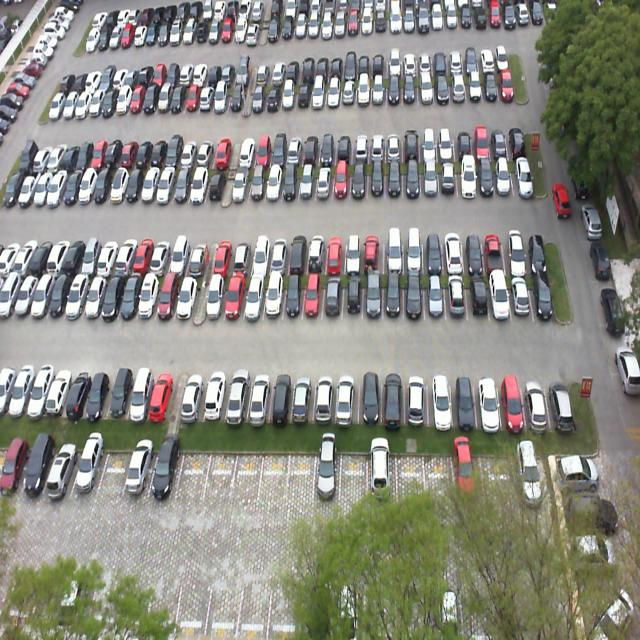
#> input picture PKLot/PUCPR/Cloudy/2012-10-16/2012-10-16_08_33_27.jpg, 640 x 640 px
$ python -i 1.py   (imports and definitions only)
#> lines starting #> are read from the running program, lines starting #| are printed output that depends on the picture
#> further down, picture is the input picture: shape (640, 640, 3); mean B, G, R 131.9, 140.3, 140.5
import os
import glob
import xml.etree.ElementTree as ET
import cv2
import numpy as np
from shapely.geometry import Polygon, box
from sklearn.metrics import (accuracy_score, balanced_accuracy_score, precision_score,
                             recall_score, f1_score)
from ultralytics import YOLO


# [44 lines left out: function parse_pklot_xml, not called in this run]


def preprocess_image(image_bgr):
    """
    Apply illumination normalization using CLAHE on the L-channel in LAB color space,
    followed by Gaussian smoothing to reduce high-frequency surface noise.
    """
    lab = cv2.cvtColor(image_bgr, cv2.COLOR_BGR2LAB)
#> lab: shape (640, 640, 3); mean of channels 0, 1, 2 147, 126.7, 132.8
    l_channel, a_channel, b_channel = cv2.split(lab)
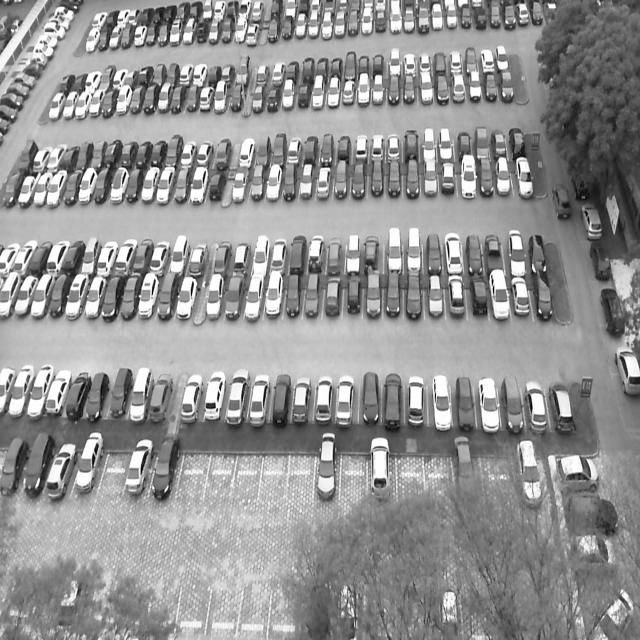
#> l_channel: shape (640, 640); min 0, max 255, mean 147
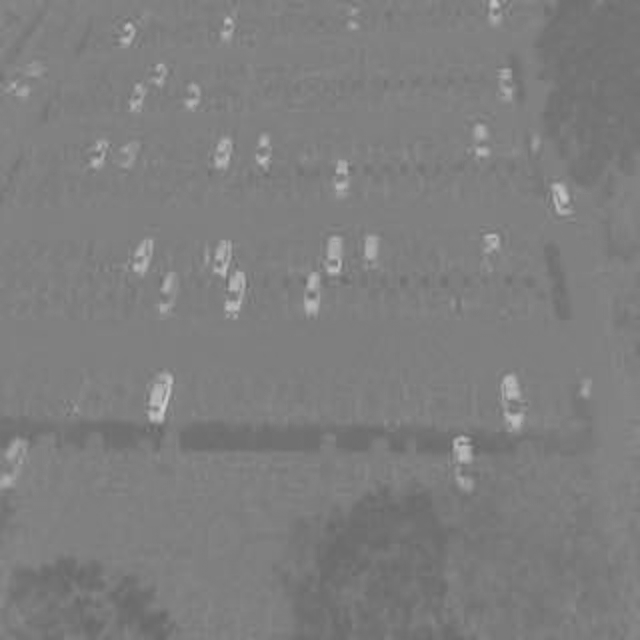
#> a_channel: shape (640, 640); min 103, max 204, mean 126.7
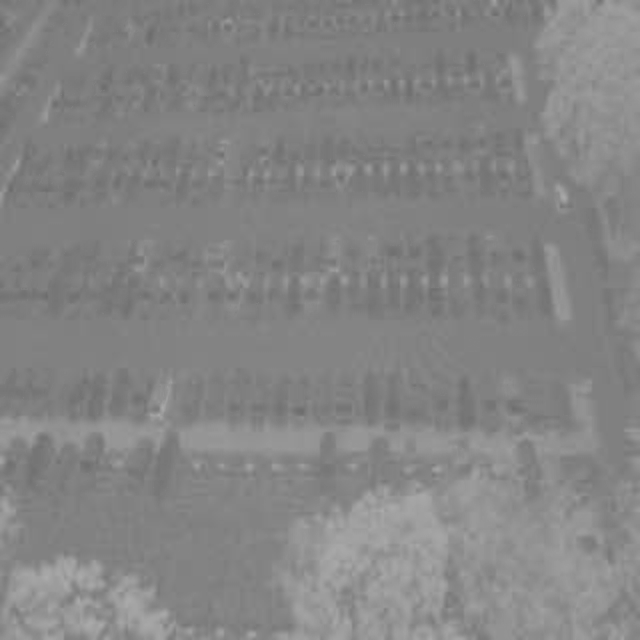
#> b_channel: shape (640, 640); min 108, max 172, mean 132.8

    # Apply CLAHE to normalize shadows and illumination variations
    clahe = cv2.createCLAHE(clipLimit=2.0, tileGridSize=(8, 8))
    l_equalized = clahe.apply(l_channel)
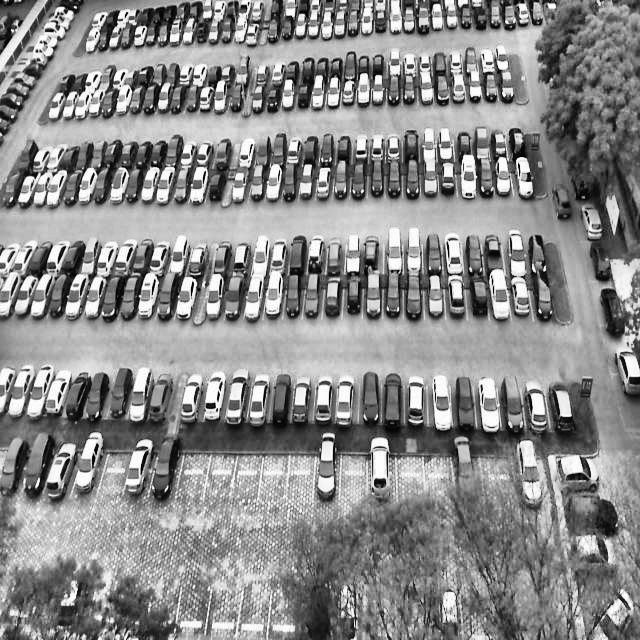
#> l_equalized: shape (640, 640); min 0, max 255, mean 138.5

    merged_lab = cv2.merge((l_equalized, a_channel, b_channel))
#> merged_lab: shape (640, 640, 3); mean of channels 0, 1, 2 138.5, 126.7, 132.8
    enhanced_bgr = cv2.cvtColor(merged_lab, cv2.COLOR_LAB2BGR)
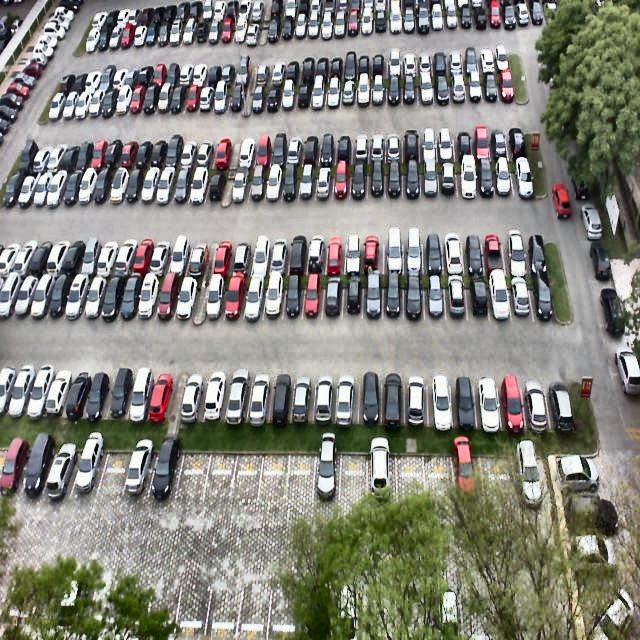
#> enhanced_bgr: shape (640, 640, 3); mean B, G, R 124.5, 132.9, 133

    # Apply slight Gaussian blur for noise reduction before edge/feature extraction
    blurred_bgr = cv2.GaussianBlur(enhanced_bgr, (3, 3), 0)
    return enhanced_bgr, blurred_bgr


# [231 lines left out: functions compute_edge_densities, predict_space_based_canny, calibrate_edge_threshold, predict_vehicle_detection_yolo, draw_parking_results, compute_metrics and 2 more, not called in this run]


# [49 lines not run here, left out]

>>> import cv2
>>> picture = cv2.imread('PKLot/PUCPR/Cloudy/2012-10-16/2012-10-16_08_33_27.jpg')
>>> result = preprocess_image(picture)

$ run again, on PKLot/PUCPR/Rainy/2012-09-19/2012-09-19_08_20_53.jpg
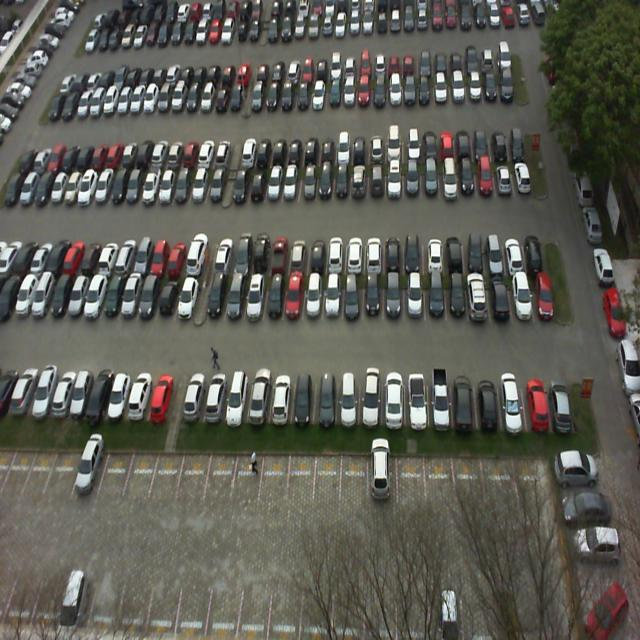
#> input picture PKLot/PUCPR/Rainy/2012-09-19/2012-09-19_08_20_53.jpg, 640 x 640 px
#> picture is the input picture: shape (640, 640, 3); mean B, G, R 85.3, 93.3, 93.7
#> lab: shape (640, 640, 3); mean of channels 0, 1, 2 99.2, 126.7, 132.9
#> in preprocess_image, `l_channel, a_channel, b_channel = cv2.split(lab)`:
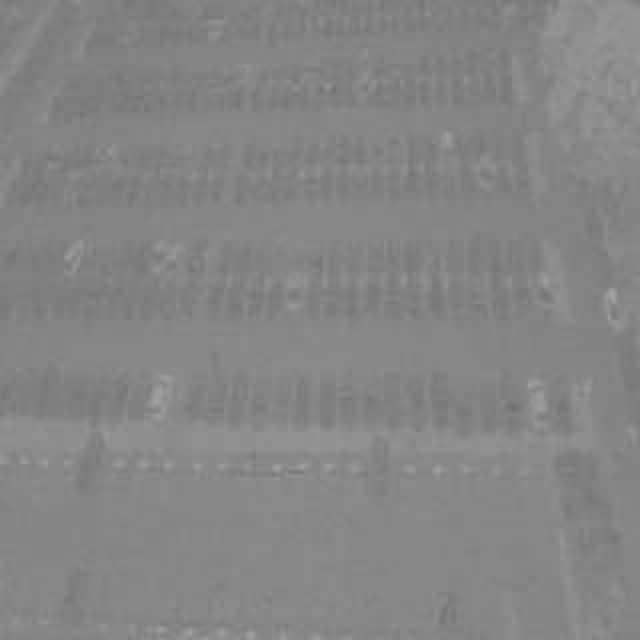
#> b_channel: shape (640, 640); min 112, max 166, mean 132.9
#> merged_lab: shape (640, 640, 3); mean of channels 0, 1, 2 120.9, 126.7, 132.9
#> in preprocess_image, `enhanced_bgr = cv2.cvtColor(merged_lab, cv2.COLOR_LAB2BGR)`:
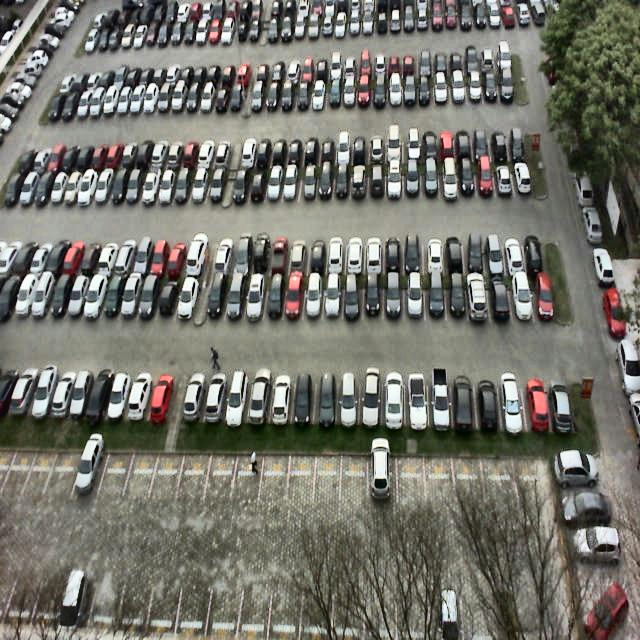
#> enhanced_bgr: shape (640, 640, 3); mean B, G, R 106.7, 115.1, 115.5

$ run again, on PKLot/PUCPR/Sunny/2012-09-20/2012-09-20_09_04_21.jpg
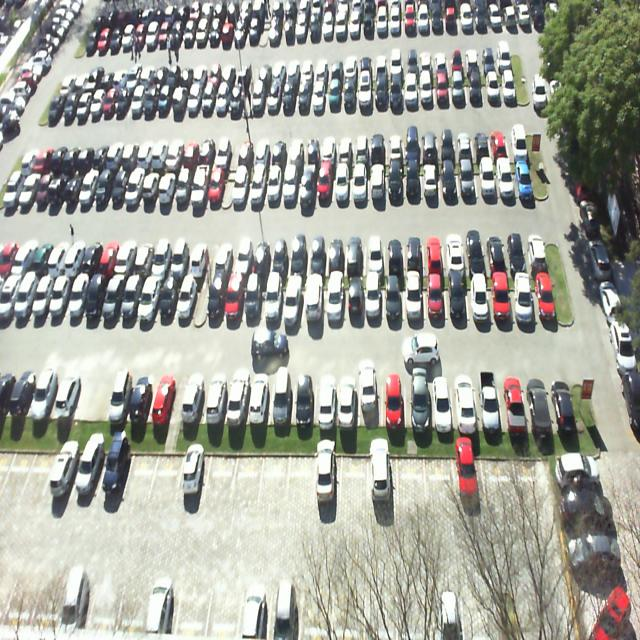
#> input picture PKLot/PUCPR/Sunny/2012-09-20/2012-09-20_09_04_21.jpg, 640 x 640 px
#> picture is the input picture: shape (640, 640, 3); mean B, G, R 157.2, 165.7, 164.4
#> lab: shape (640, 640, 3); mean of channels 0, 1, 2 170.2, 126.1, 132.3
#> in preprocess_image, `l_channel, a_channel, b_channel = cv2.split(lab)`:
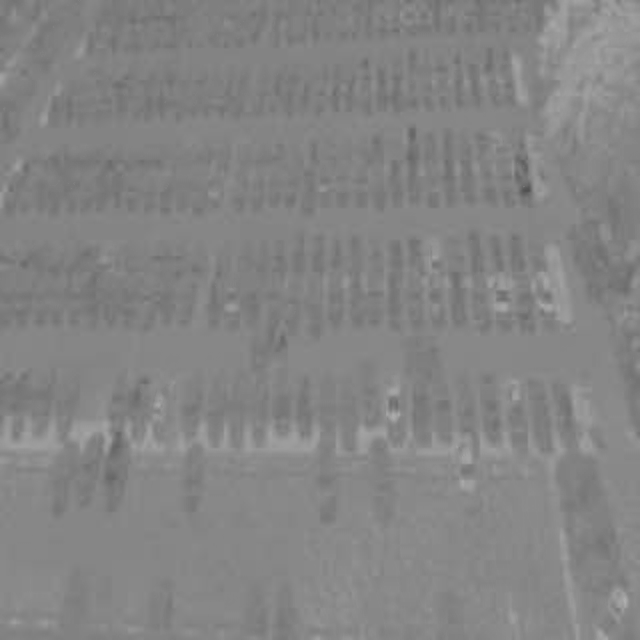
#> b_channel: shape (640, 640); min 80, max 176, mean 132.3
#> merged_lab: shape (640, 640, 3); mean of channels 0, 1, 2 151.1, 126.1, 132.3
#> in preprocess_image, `enhanced_bgr = cv2.cvtColor(merged_lab, cv2.COLOR_LAB2BGR)`:
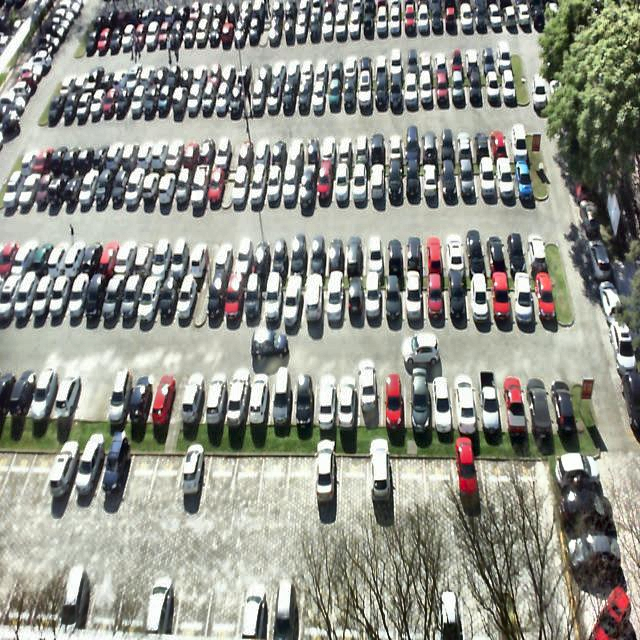
#> enhanced_bgr: shape (640, 640, 3); mean B, G, R 138.4, 146.8, 145.4
